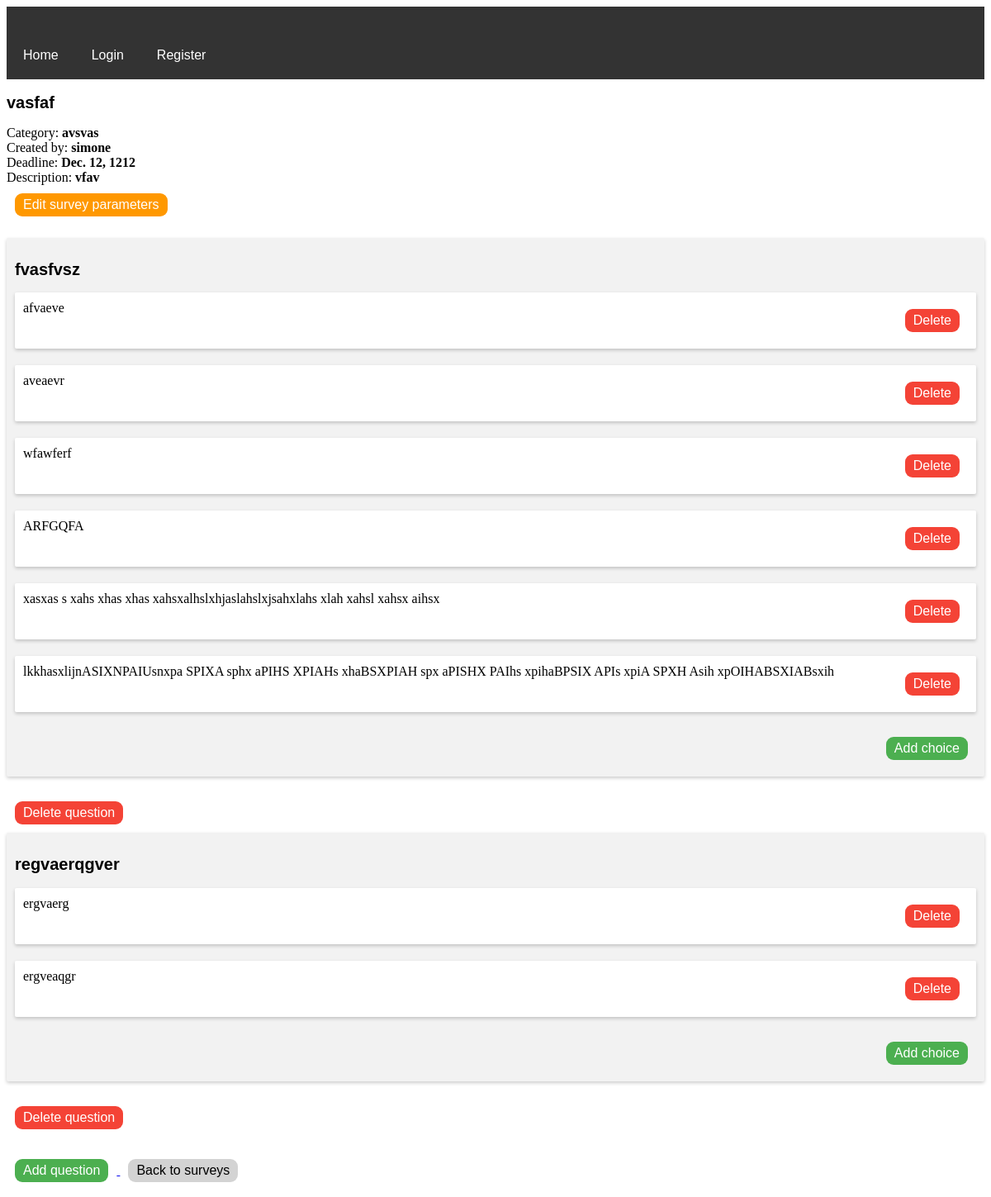
The app's page /viewSurvey/1/ with its own data.
### surveys/models.py (models this page shows, shortened)
class Survey(models.Model):
    id = models.AutoField(primary_key=True)
    name = models.CharField(max_length=50)
    description = models.CharField(max_length=200)
    user = models.ForeignKey(User, on_delete=models.CASCADE, null=True)
    category = models.ForeignKey(Category, on_delete=models.CASCADE, null=True)
    deadline = models.DateField(null=True)
    def get_id(self):
        return self.id

class Category(models.Model):
    id = models.AutoField(primary_key=True)
    name = models.CharField(max_length=50)
    user = models.ForeignKey(User, on_delete=models.CASCADE, null=True)
    def __str__(self):
        return self.name

class Question(models.Model):
    id = models.AutoField(primary_key=True)
    text = models.CharField(max_length=200)
    survey = models.ForeignKey(Survey, on_delete=models.CASCADE)

class Choice(models.Model):
    id = models.AutoField(primary_key=True)
    text = models.CharField(max_length=200)
    question = models.ForeignKey(Question, on_delete=models.CASCADE)

### surveys/views.py (the view)
# urls.py: path('viewSurvey/<int:pk>/', views.ViewSurvey.as_view(), name='viewSurvey'),
class ViewSurvey(ListView):
    model = Question
    template_name = 'viewSurvey.html'
    context_object_name = 'questions'
    def get_context_data(self, *, object_list=None, **kwargs):
        context = super().get_context_data(**kwargs)
        context['survey'] = Survey.objects.get(pk=self.kwargs['pk'])
        return context
    def get_queryset(self):
        return Question.objects.filter(survey_id=self.kwargs['pk'])

### templates/viewSurvey.html
{% extends 'base.html' %}
{% block content %}
    <h2>{{ survey.name }} </h2>
    Category: <b>{{ survey.category }}</b> <br>
    Created by: <b>{{ survey.user }}</b> <br>
    Deadline: <b>{{ survey.deadline }}</b> <br>
    Description: <b>{{ survey.description }}</b>
    <br>
    <a href="{% url 'editSurvey' survey.id %}">
        <button class="edit" type="button">Edit survey parameters</button>
    </a>
    <ul class="card">
        {% for question in questions %}
            <li>
                <h2>{{ question.text }}</h2>
                <ul class="inner-card">
                    {% for choice in question.choice_set.all %}
                        <li>
                            {{ choice.text }}
                            <a href="{% url 'deleteChoice' choice.id %}">
                                <button class="delete" type="button">Delete</button>
                            </a>
                        </li>
                    {% endfor %}
                <a href="{% url 'addChoice' question.id %}">
                    <button class="new" type="button">Add choice</button>
                </a>
                </ul>
            </li>
            <a href="{% url 'deleteQuestion' question.id %}">
                <button class="delete" type="button">Delete question</button>
            </a>
        {% endfor %}
    </ul>
    <a href="{% url 'addQuestion' survey.get_id%}">
        <button class="new" type="button">Add question</button>
    </a>
    <a href="{% url 'index' %}">
        <button class="home" type="button">Back to surveys</button>
    </a>
{% endblock %}

### templates/base.css (style rules this page uses)
button { background-color: #4CAF50; border: none; color: white; padding: 5px 10px; text-align: center; text-decoration: none; display: inline-block; font-size: 16px; margin: 10px; cursor: pointer; border-radius: 9px; }
button.edit { background-color: #ff9800; }
button.delete { background-color: #f44336; }
button.home { background-color: lightgray; color: black; }
ul.card { display: flex; flex-direction: column; justify-content: space-between; padding: 0; }
ul.card li { list-style-type: none; padding: 10px; background-color: #f2f2f2; border-radius: 2px; box-shadow: 0 2px 4px 0 rgba(0,0,0,0.2); margin-bottom: 20px; }
ul.card li button { float: right; }
ul.inner-card { display: flex; flex-direction: column; justify-content: space-between; padding: 0; }
ul.inner-card li { list-style-type: none; padding: 10px; background-color: white; border-radius: 2px; box-shadow: 0 2px 4px 0 rgba(0,0,0,0.2); margin-bottom: 20px; }
ul.inner-card li button { float: right; }
h2 { font-family: Arial, Helvetica, sans-serif; font-size: 20px; color: black; }

### records on screen
Survey: name "vasfaf", category "avsvas", user "simone", deadline "Dec. 12, 1212", description "vfav"
Question: text "fvasfvsz"
Choice: text "afvaeve"
Choice: text "aveaevr"
Choice: text "wfawferf"
Choice: text "ARFGQFA"
Choice: text "xasxas s xahs xhas xhas xahsxalhslxhjaslahslxjsahxlahs xlah xahsl xahsx aihsx"
Choice: text "lkkhasxlijnASIXNPAIUsnxpa SPIXA sphx aPIHS XPIAHs xhaBSXPIAH spx aPISHX PAIhs xpihaBPSIX APIs xpiA SPXH Asih xpOIHABSXIABsxih"
Question: text "regvaerqgver"
Choice: text "ergvaerg"
Choice: text "ergveaqgr"
